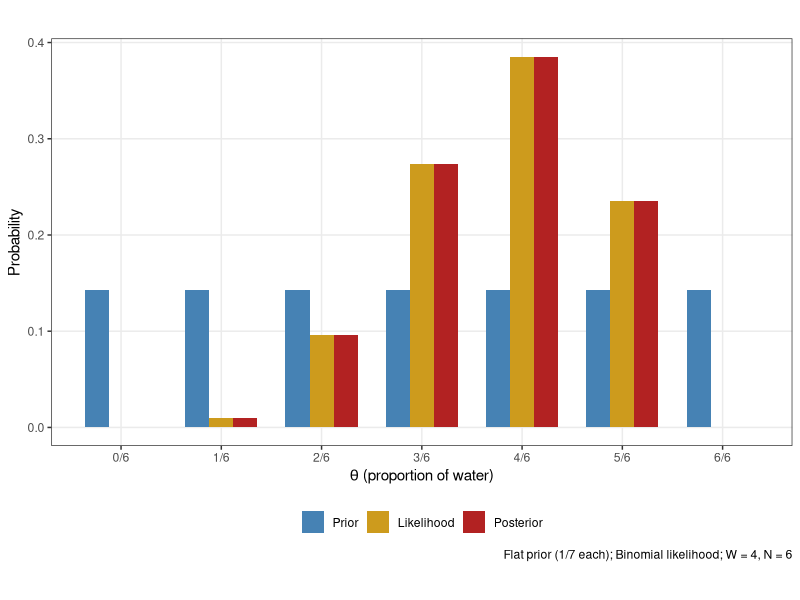
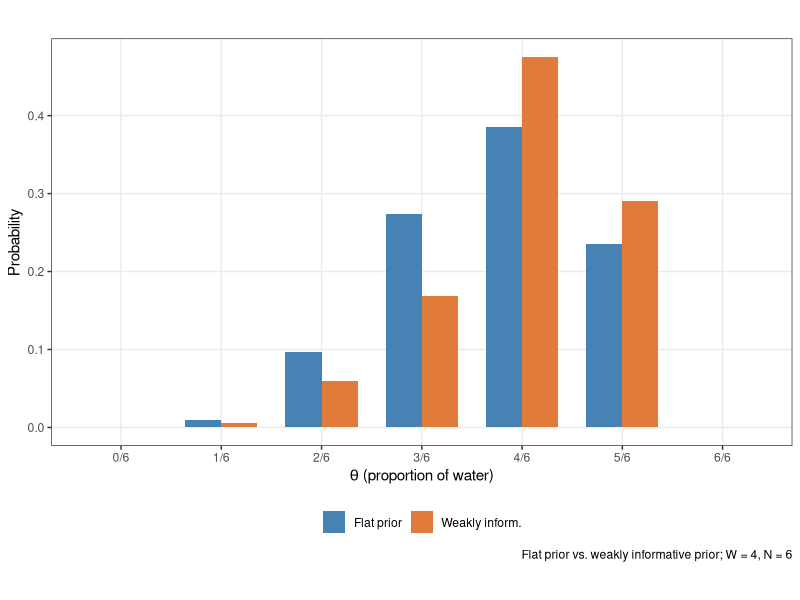
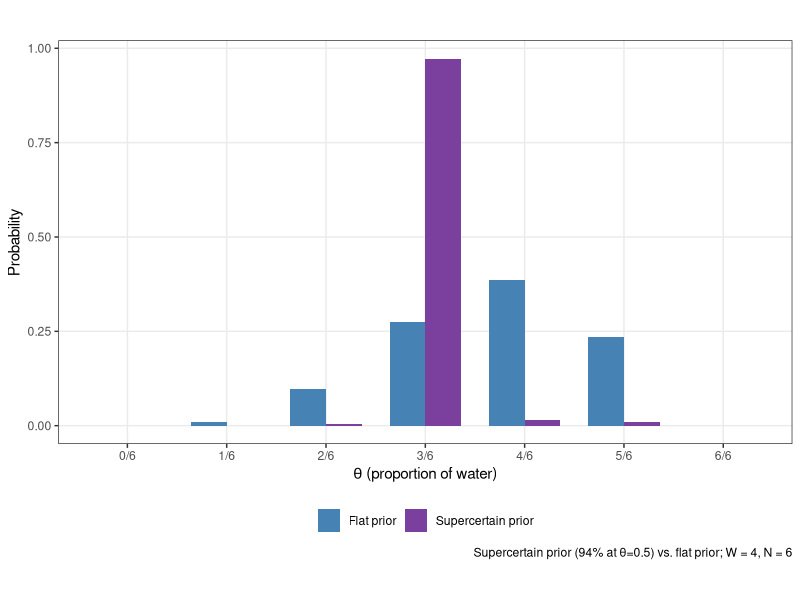
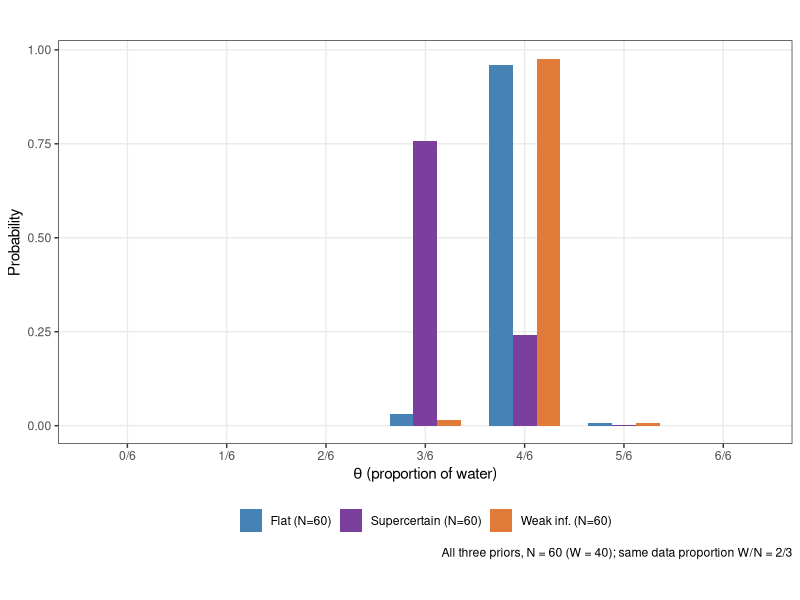
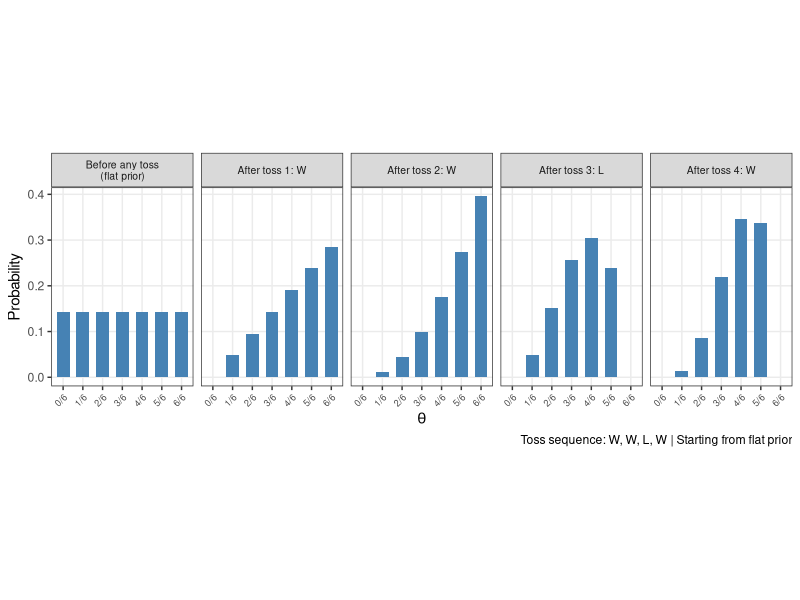
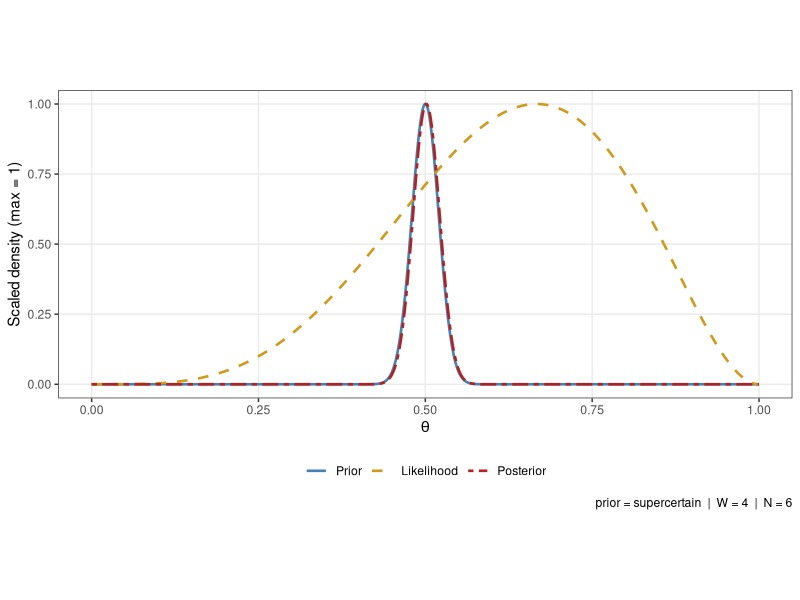
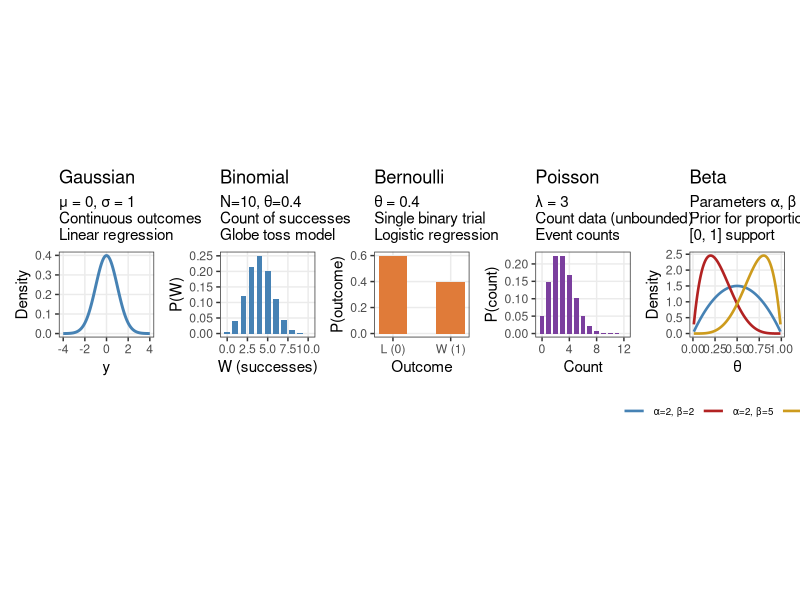

Recreate these plots in R, in order.
## ---- chunk 1
#| label: setup
#| include: false
#| eval: true

library(tidyverse)

# ─────────────────────────────────────────────────────────────────────────────
# 6-SIDED GLOBE MODEL
# θ ∈ {0/6, 1/6, 2/6, 3/6, 4/6, 5/6, 6/6}  →  7 hypotheses
# Data: W = 4 waters in N = 6 tosses  →  MLE = 4/6 ≈ 0.667 = θ₄
# ─────────────────────────────────────────────────────────────────────────────

theta_6 <- seq(0, 1, by = 1 / 6) # 7 hypotheses
theta_labs <- c("0/6", "1/6", "2/6", "3/6", "4/6", "5/6", "6/6")

# ── Observed data (replace with actual class toss counts) ────────────────────
W <- 4
N <- 6

# ── THREE PRIORS ─────────────────────────────────────────────────────────────

# 1. Flat: all 7 hypotheses equally plausible
prior_flat_6 <- rep(1 / 7, 7)

# 2. Weakly informative: θ > 0.5 gets double the weight
#    Raw weights: 1 for θ ≤ 3/6, 2 for θ > 3/6
#    Normalised: each weight-1 → 1/11, each weight-2 → 2/11
prior_weak_raw <- c(1, 1, 1, 1, 2, 2, 2)
prior_weak_6 <- prior_weak_raw / sum(prior_weak_raw)

# 3. Supercertain: almost all mass at θ = 3/6 = 0.5
prior_sure_raw <- c(0.01, 0.01, 0.01, 0.94, 0.01, 0.01, 0.01)
prior_sure_6 <- prior_sure_raw / sum(prior_sure_raw)

# ── HELPER: Bayesian update ───────────────────────────────────────────────────
bayes_update <- function(prior, likelihood) {
  num <- likelihood * prior
  num / sum(num)
}

# ── LIKELIHOODS ───────────────────────────────────────────────────────────────
lik_6 <- dbinom(W, size = N, prob = theta_6)

# ── POSTERIORS: 3 priors, base data ──────────────────────────────────────────
post_flat_6 <- bayes_update(prior_flat_6, lik_6)
post_weak_6 <- bayes_update(prior_weak_6, lik_6)
post_sure_6 <- bayes_update(prior_sure_6, lik_6)

# ── POSTERIORS: 3 priors, 10x more data (same W/N proportion) ────────────────
lik_more <- dbinom(40, size = 60, prob = theta_6)
post_flat_more <- bayes_update(prior_flat_6, lik_more)
post_weak_more <- bayes_update(prior_weak_6, lik_more)
post_sure_more <- bayes_update(prior_sure_6, lik_more)

# ── SEQUENTIAL UPDATING ───────────────────────────────────────────────────────
# Toss sequence: W, W, L, W  (one observation at a time)
# Panel 1 = flat prior (no data); Panels 2–5 = after each toss

toss_seq <- c("W", "W", "L", "W")

seq_list <- vector("list", 5)
seq_list[[1]] <- tibble(
  theta = theta_6,
  prob = prior_flat_6,
  label = "Before any toss\n(flat prior)",
  theta_lab = factor(round(theta_6, 3), labels = theta_labs)
)

current_prior <- prior_flat_6
for (i in seq_along(toss_seq)) {
  w_i <- as.integer(toss_seq[i] == "W")
  lik_i <- dbinom(w_i, size = 1, prob = theta_6)
  current_post <- bayes_update(current_prior, lik_i)
  seq_list[[i + 1]] <- tibble(
    theta = theta_6,
    prob = current_post,
    label = paste0("After toss ", i, ": ", toss_seq[i]),
    theta_lab = factor(round(theta_6, 3), labels = theta_labs)
  )
  current_prior <- current_post
}

seq_df <- bind_rows(seq_list) |>
  mutate(label = factor(label, levels = sapply(seq_list, \(x) unique(x$label))))

# ── SHARED COLOUR PALETTE ─────────────────────────────────────────────────────
col_flat <- "steelblue"
col_weak <- "#E07B39"
col_sure <- "#7B3F9E"
col_lik <- "goldenrod3"

# ── SHARED GGPLOT HELPERS ─────────────────────────────────────────────────────
scale_x_theta6 <- function() {
  scale_x_continuous(breaks = theta_6, labels = theta_labs)
}

base_bar_theme <- list(
  theme_bw(),
  theme(
    legend.position = "bottom",
    legend.title = element_blank(),
    panel.grid.minor = element_blank(),
    aspect.ratio = 0.55
  ),
  labs(
    x = expression(theta ~ "(proportion of water)"),
    y = "Probability"
  )
)
## ---- chunk 2
#| label: fig-flat-prior
#| echo: false
#| fig-height: 3.5
#| fig-cap: "Flat prior: the posterior mirrors the likelihood. W = 4, N = 6."

tibble(
  theta = theta_6,
  Prior = prior_flat_6,
  Likelihood = lik_6 / sum(lik_6),
  Posterior = post_flat_6
) |>
  pivot_longer(-theta, names_to = "dist", values_to = "prob") |>
  mutate(dist = factor(dist, levels = c("Prior", "Likelihood", "Posterior"))) |>
  ggplot(aes(x = theta, y = prob, fill = dist)) +
  geom_col(position = "dodge", width = 0.12) +
  scale_x_theta6() +
  scale_fill_manual(values = c(col_flat, col_lik, "firebrick"), name = NULL) +
  base_bar_theme +
  labs(caption = "Flat prior (1/7 each); Binomial likelihood; W = 4, N = 6")
## ---- chunk 3
#| label: fig-weak-prior
#| echo: false
#| fig-height: 3.5
#| fig-cap: "Weakly informative prior shifts posterior toward higher θ. W = 4, N = 6."

tibble(
  theta = theta_6,
  `Flat prior` = post_flat_6,
  `Weakly inform.` = post_weak_6
) |>
  pivot_longer(-theta, names_to = "model", values_to = "prob") |>
  ggplot(aes(x = theta, y = prob, fill = model)) +
  geom_col(position = "dodge", width = 0.12) +
  scale_x_theta6() +
  scale_fill_manual(values = c(col_flat, col_weak), name = NULL) +
  base_bar_theme +
  labs(caption = "Flat prior vs. weakly informative prior; W = 4, N = 6")
## ---- chunk 4
#| label: fig-sure-prior
#| echo: false
#| fig-height: 3.0
#| fig-cap: "Supercertain prior: 6 tosses cannot shift a highly concentrated belief."

tibble(
  theta = theta_6,
  `Flat prior` = post_flat_6,
  `Supercertain prior` = post_sure_6
) |>
  pivot_longer(-theta, names_to = "model", values_to = "prob") |>
  ggplot(aes(x = theta, y = prob, fill = model)) +
  geom_col(position = "dodge", width = 0.12) +
  scale_x_theta6() +
  scale_fill_manual(values = c(col_flat, col_sure), name = NULL) +
  base_bar_theme +
  labs(
    caption = "Supercertain prior (94% at θ=0.5) vs. flat prior; W = 4, N = 6"
  )
## ---- chunk 5
#| label: fig-more-data
#| echo: false
#| fig-height: 3.5
#| fig-cap: "With N = 60, all three priors converge to the same posterior."

tibble(
  theta = theta_6,
  `Flat (N=60)` = post_flat_more,
  `Weak inf. (N=60)` = post_weak_more,
  `Supercertain (N=60)` = post_sure_more
) |>
  pivot_longer(-theta, names_to = "model", values_to = "prob") |>
  ggplot(aes(x = theta, y = prob, fill = model)) +
  geom_col(position = "dodge", width = 0.12) +
  scale_x_theta6() +
  scale_fill_manual(values = c(col_flat, col_sure, col_weak), name = NULL) +
  base_bar_theme +
  labs(
    caption = "All three priors, N = 60 (W = 40); same data proportion W/N = 2/3"
  )
## ---- chunk 6
#| label: fig-sequential
#| echo: false
#| fig-height: 3.8
#| fig-cap: "Sequential updating from flat prior: W, W, L, W."

seq_df |>
  ggplot(aes(x = theta_lab, y = prob)) +
  geom_col(fill = col_flat, width = 0.65) +
  facet_wrap(~label, nrow = 1) +
  theme_bw() +
  theme(
    axis.text.x = element_text(size = 6.5, angle = 45, hjust = 1),
    strip.text = element_text(size = 7.5),
    panel.grid.minor = element_blank(),
    aspect.ratio = 1.4
  ) +
  labs(
    x = expression(theta),
    y = "Probability",
    caption = "Toss sequence: W, W, L, W | Starting from flat prior"
  )
## ---- chunk 7
#| label: grid-approx-plot
#| echo: true
#| eval: true

# ── Change these ──────────────────────────────────────────────────────────────
W <- 4 # try 40, 400, 4000
N <- 6 # try 60, 600, 6000
prior_type <- "supercertain" # try: prior="weak", "supercertain"; W=40

theta_grid <- seq(0, 1, length.out = 1000)
prior <- switch(
  prior_type,
  flat = rep(1, 1000),
  weak = ifelse(theta_grid > 0.5, 2, 1),
  supercertain = dnorm(theta_grid, mean = 0.5, sd = 0.02)
)
prior <- prior / sum(prior)
likelihood <- dbinom(W, size = N, prob = theta_grid)
numerator <- likelihood * prior
posterior <- numerator / sum(numerator)

tibble(
  theta = theta_grid,
  Prior = prior / max(prior),
  Likelihood = likelihood / max(likelihood),
  Posterior = posterior / max(posterior)
) |>
  pivot_longer(-theta, names_to = "dist", values_to = "val") |>
  mutate(dist = factor(dist, levels = c("Prior", "Likelihood", "Posterior"))) |>
  ggplot(aes(x = theta, y = val, color = dist, linetype = dist)) +
  geom_line(linewidth = 0.9) +
  scale_color_manual(
    values = c("steelblue", "goldenrod3", "firebrick"),
    name = NULL
  ) +
  scale_linetype_manual(
    values = c("solid", "dashed", "twodash"),
    name = NULL
  ) +

  theme_bw() +
  theme(
    legend.position = "bottom",
    aspect.ratio = 0.42,
    panel.grid.minor = element_blank()
  ) +
  labs(
    x = expression(theta),
    y = "Scaled density (max = 1)",
    caption = paste0("prior = ", prior_type, "  |  W = ", W, "  |  N = ", N)
  )
## ---- chunk 8
#| label: fig-distributions
#| echo: false
#| fig-height: 4.0
#| fig-cap: "Shape of five common likelihood families. Parameters chosen for visual clarity."

set.seed(42)

p_normal <- tibble(x = seq(-4, 4, length.out = 300), y = dnorm(x, 0, 1)) |>
  ggplot(aes(x, y)) +
  geom_line(color = "steelblue", linewidth = 1) +
  theme_bw() +
  theme(panel.grid.minor = element_blank(), aspect.ratio = 0.9) +
  labs(
    title = "Gaussian",
    subtitle = "μ = 0, σ = 1\nContinuous outcomes\nLinear regression",
    x = "y",
    y = "Density"
  )

p_binom <- tibble(x = 0:10, y = dbinom(0:10, 10, 0.4)) |>
  ggplot(aes(x, y)) +
  geom_col(fill = "steelblue", width = 0.7) +
  theme_bw() +
  theme(panel.grid.minor = element_blank(), aspect.ratio = 0.9) +
  labs(
    title = "Binomial",
    subtitle = "N=10, θ=0.4\nCount of successes\nGlobe toss model",
    x = "W (successes)",
    y = "P(W)"
  )

p_bern <- tibble(x = c(0, 1), y = c(0.6, 0.4), lab = c("Land", "Water")) |>
  ggplot(aes(x, y)) +
  geom_col(fill = "#E07B39", width = 0.5) +
  scale_x_continuous(breaks = c(0, 1), labels = c("L (0)", "W (1)")) +
  theme_bw() +
  theme(panel.grid.minor = element_blank(), aspect.ratio = 0.9) +
  labs(
    title = "Bernoulli",
    subtitle = "θ = 0.4\nSingle binary trial\nLogistic regression",
    x = "Outcome",
    y = "P(outcome)"
  )

p_pois <- tibble(x = 0:12, y = dpois(0:12, lambda = 3)) |>
  ggplot(aes(x, y)) +
  geom_col(fill = "#7B3F9E", width = 0.7) +
  theme_bw() +
  theme(panel.grid.minor = element_blank(), aspect.ratio = 0.9) +
  labs(
    title = "Poisson",
    subtitle = "λ = 3\nCount data (unbounded)\nEvent counts",
    x = "Count",
    y = "P(count)"
  )

p_beta <- tibble(
  x = seq(0.01, 0.99, length.out = 300),
  `α=2, β=5` = dbeta(x, 2, 5),
  `α=5, β=2` = dbeta(x, 5, 2),
  `α=2, β=2` = dbeta(x, 2, 2)
) |>
  pivot_longer(-x, names_to = "params", values_to = "y") |>
  ggplot(aes(x, y, color = params)) +
  geom_line(linewidth = 0.9) +
  scale_color_manual(
    values = c("steelblue", "firebrick", "goldenrod3"),
    name = NULL
  ) +
  theme_bw() +
  theme(
    panel.grid.minor = element_blank(),
    aspect.ratio = 0.9,
    legend.position = "bottom",
    legend.text = element_text(size = 7)
  ) +
  labs(
    title = "Beta",
    subtitle = "Parameters α, β\nPrior for proportions\n[0, 1] support",
    x = "θ",
    y = "Density"
  )

library(patchwork)
(p_normal | p_binom | p_bern | p_pois | p_beta) +
  plot_layout(nrow = 1)
